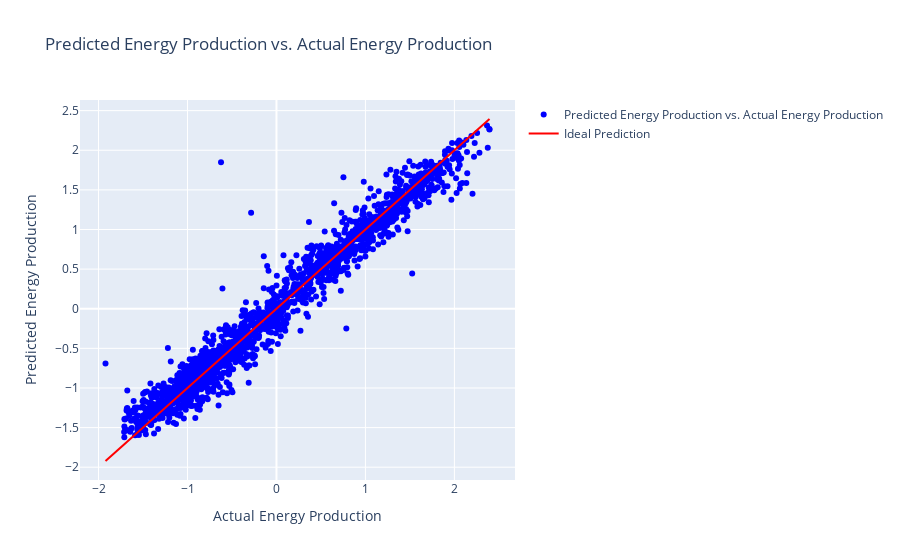

The code cell stored with this chart in its notebook:
### Code cell
import plotly.graph_objects as go

y_pred = random_forest.predict(X_test)


fig = go.Figure()
fig.add_trace(go.Scatter(x=y_test, y=y_pred, mode='markers',
                         marker=dict(color='blue'),
                         name='Predicted Energy Production vs. Actual Energy Production'))
fig.add_trace(go.Scatter(x=[min(y_test), max(y_test)], y=[min(y_test), max(y_test)],
                         mode='lines',
                         marker=dict(color='red'),
                         name='Ideal Prediction'))
fig.update_layout(
    title='Predicted Energy Production vs. Actual Energy Production',
    xaxis_title='Actual Energy Production',
    yaxis_title='Predicted Energy Production'
)
fig.show()

### Figure 1 — Plotly figure (JSON) as saved in the notebook; plotly's stock layout.template omitted (floating-point values rounded to 4 significant figures; data arrays with more than 128 entries replaced by an {"elided": "..."} marker saying what was removed)
{"data": [{"marker": {"color": "blue"}, "mode": "markers", "name": "Predicted Energy Production vs. Actual Energy Production", "type": "scatter", "x": {"elided": "1914 float values"}, "y": {"elided": "1914 float values"}}, {"marker": {"color": "red"}, "mode": "lines", "name": "Ideal Prediction", "type": "scatter", "x": [-1.922, 2.395], "y": [-1.922, 2.395]}], "layout": {"title": {"text": "Predicted Energy Production vs. Actual Energy Production"}, "xaxis": {"title": {"text": "Actual Energy Production"}}, "yaxis": {"title": {"text": "Predicted Energy Production"}}}}
